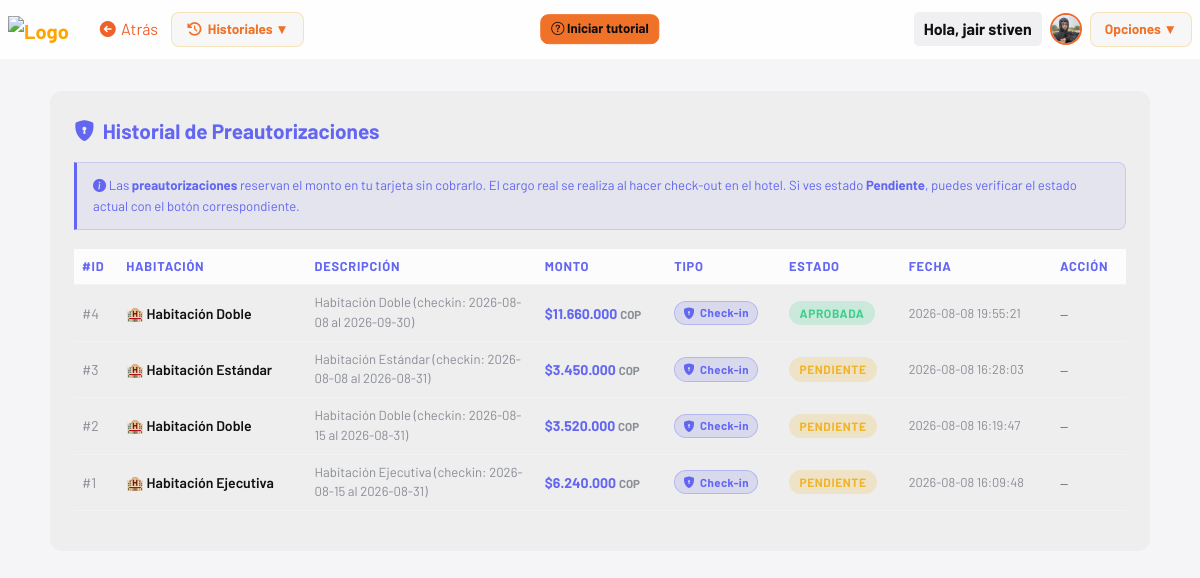
The page /views/historial/reg-prea.php (signed in) on the database as committed earlier.
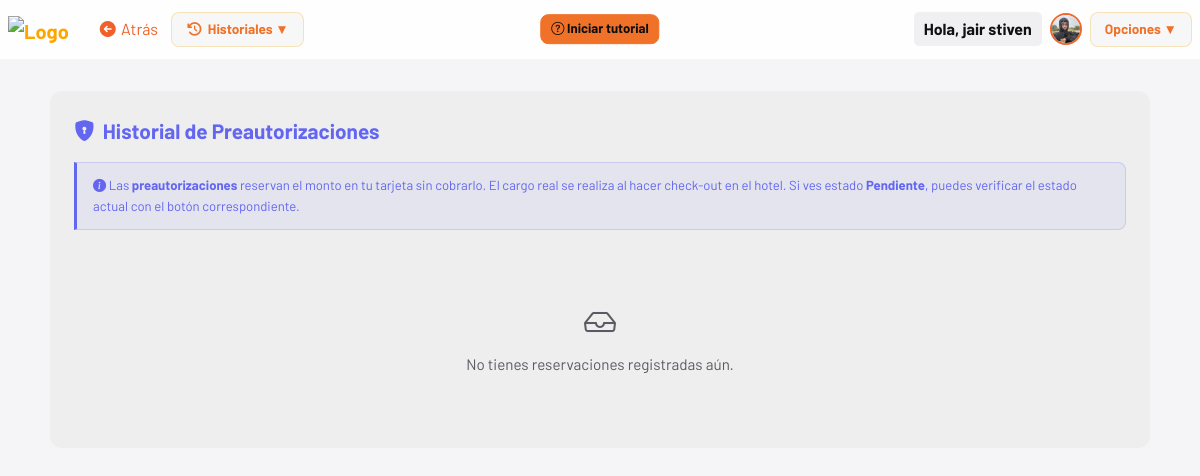
The same page on the database as committed later.
### tables this page shows
CREATE TABLE `reservaciones` (
  `id` int(11) NOT NULL,
  `request_id` varchar(100) NOT NULL DEFAULT '',
  `habitacion` varchar(150) NOT NULL,
  `descripcion` varchar(255) NOT NULL,
  `precio` decimal(10,2) NOT NULL,
  `moneda` varchar(10) NOT NULL DEFAULT 'COP',
  `usuario_id` varchar(100) NOT NULL,
  `estado` varchar(20) NOT NULL DEFAULT 'pendiente',
  `created_at` timestamp NOT NULL DEFAULT current_timestamp(),
  `session_id` varchar(100) NOT NULL DEFAULT ''
);

### views/historial/reg-prea.php (the view, shortened to what this page needs)
<?php
require_once '../../php/conexion_be.php';
$correo_sesion = mysqli_real_escape_string($conexion, $_SESSION['correo'] ?? '');
$resultado = mysqli_query($conexion, "SELECT * FROM reservaciones WHERE usuario_id = '$correo_sesion' ORDER BY created_at DESC");
?>
<!DOCTYPE html>
<html lang="es">
<head>
    <link href="https://cdn.jsdelivr.net/npm/bootstrap@5.3.2/dist/css/bootstrap.min.css" rel="stylesheet">
    <link href="https://cdn.jsdelivr.net/npm/bootstrap-icons/font/bootstrap-icons.css" rel="stylesheet">
    <link rel="stylesheet" href="https://cdnjs.cloudflare.com/ajax/libs/font-awesome/7.0.1/css/all.min.css">
    <link rel="stylesheet" href="../../assets/css/styles-historiales.css">
    <link rel="stylesheet" href="https://cdn.jsdelivr.net/npm/driver.js@1.3.1/dist/driver.css">
    <link rel="stylesheet"
        href="../../assets/css/components/driver-theme.css?v=<?php echo filemtime(dirname(__DIR__, 2) . '/assets/css/components/driver-theme.css'); ?>">
</head>
<body>
    <?php
        require_once '../../php/navbar.php';
    ?>
    <div class="tabla-container">
        <div class="tabla-titulo" id="prea-titulo">
            <i class="bi bi-shield-lock-fill" style="color:#6366f1;"></i>
            Historial de Preautorizaciones
        </div>
        <div class="info-banner" id="prea-info">
            <i class="bi bi-info-circle-fill"></i>
            Las <strong>preautorizaciones</strong> reservan el monto en tu tarjeta sin cobrarlo. El cargo real se realiza al hacer check-out en el hotel. Si ves estado <strong>Pendiente</strong>, puedes verificar el estado actual con el botón correspondiente.
        </div>
        <?php if (mysqli_num_rows($resultado) > 0): ?>
        <div class="table-responsive" id="prea-tabla">
            <table class="table table-hover">
                <thead>
                    <tr>
                        <th>#ID</th>
                        <th>Habitación</th>
                        <th>Descripción</th>
                        <th>Monto</th>
                        <th>Tipo</th>
                        <th id="prea-th-estado">Estado</th>
                        <th>Fecha</th>
                        <th id="prea-th-accion">Acción</th>
                    </tr>
                </thead>
                <tbody>
                    <?php while ($row = mysqli_fetch_assoc($resultado)): ?>
                    <tr>
                        <td><span style="color:#8a8d96;">#<?= htmlspecialchars($row['id']) ?></span></td>
                        <td style="font-weight:600;">🏨 <?= htmlspecialchars($row['habitacion']) ?></td>
                        <td style="font-size:0.82rem;color:#8a8d96;max-width:200px;"><?= htmlspecialchars($row['descripcion']) ?></td>
                        <td style="color:#6366f1;font-weight:700;">
                            $<?= number_format($row['precio'], 0, ',', '.') ?>
                            <span style="font-size:0.72rem;color:#8a8d96;"><?= htmlspecialchars($row['moneda']) ?></span>
                        </td>
                        <td><span class="preauth-pill"><i class="bi bi-shield-lock-fill"></i> Check-in</span></td>
                        <td>
                            <span class="estado-pill badge-<?= strtolower($row['estado']) ?>">
                                <?= strtoupper($row['estado']) ?>
                            </span>
                        </td>
                        <td style="color:#8a8d96;font-size:0.8rem;"><?= htmlspecialchars($row['created_at']) ?></td>
                        <td>
                            <?php if (strtolower($row['estado']) === 'pendiente' && !empty($row['session_id'])): ?>
                            <a href="../../php/verificar_pago.php?tabla=reservaciones&id=<?= $row['id'] ?>&request_id=<?= urlencode($row['session_id']) ?>&redirect=../views/historial/reg-prea.php"
                               class="btn-verificar">
                                <i class="bi bi-arrow-repeat"></i> Verificar
                            </a>
                            <?php else: ?>
                            <span style="color:#555860;font-size:0.75rem;">—</span>
                            <?php endif; ?>
                        </td>
                    </tr>
                    <?php endwhile; ?>
                </tbody>
            </table>
        </div>
        <?php else: ?>
            <div class="sin-registros">
                <i class="bi bi-inbox" style="font-size:2rem;display:block;margin-bottom:0.5rem;"></i>
                No tienes reservaciones registradas aún.
            </div>
        <?php endif; ?>
    </div>
</body>
</html>

Rows that differ between the two databases and show on the page:
removed reservaciones: id "4", habitacion "Habitación Doble", descripcion "Habitación Doble (checkin: 2026-08-08 al 2026-09-30)", precio "11.660.000", moneda "COP", estado "APROBADA", created_at "2026-08-08 19:55:21"
removed reservaciones: id "3", habitacion "Habitación Estándar", descripcion "Habitación Estándar (checkin: 2026-08-08 al 2026-08-31)", precio "3.450.000", moneda "COP", estado "PENDIENTE", created_at "2026-08-08 16:28:03"
removed reservaciones: id "2", habitacion "Habitación Doble", descripcion "Habitación Doble (checkin: 2026-08-15 al 2026-08-31)", precio "3.520.000", moneda "COP", estado "PENDIENTE", created_at "2026-08-08 16:19:47"
removed reservaciones: id "1", habitacion "Habitación Ejecutiva", descripcion "Habitación Ejecutiva (checkin: 2026-08-15 al 2026-08-31)", precio "6.240.000", moneda "COP", estado "PENDIENTE", created_at "2026-08-08 16:09:48"
Other text that changed with them:
text no longer shown: "#ID HABITACIÓN DESCRIPCIÓN MONTO TIPO ESTADO FECHA ACCIÓN"
text now shown: "No tienes reservaciones registradas aún."
